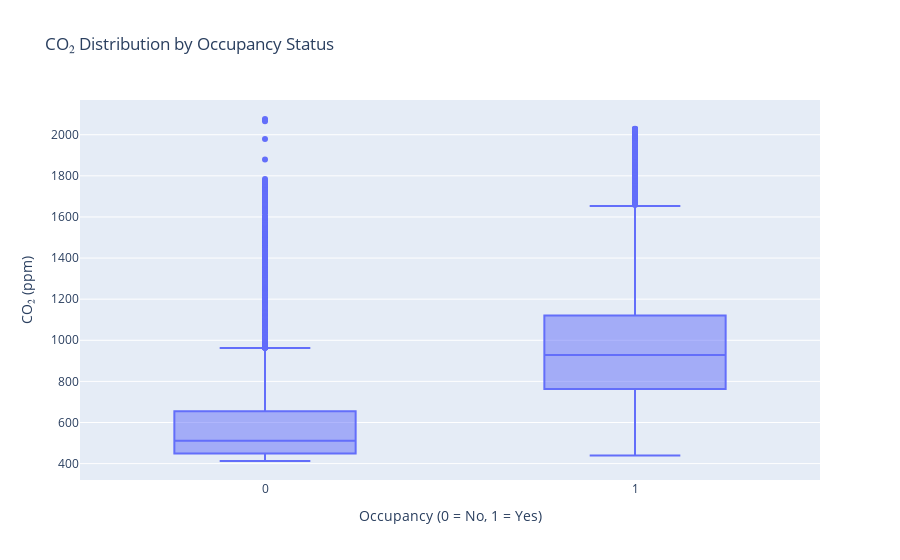

Notebook code cell kept with this figure:
### Markdown cell above
## Occupancy vs CO₂

### Code cell
fig = px.box(
    df,
    x='Occupancy',
    y='CO2',
    title='CO₂ Distribution by Occupancy Status',
    labels={'Occupancy': 'Occupancy (0 = No, 1 = Yes)', 'CO2': 'CO₂ (ppm)'}
)
fig.show()

### Figure 1 — Plotly figure (JSON) as saved in the notebook; plotly's stock layout.template omitted (floating-point values rounded to 4 significant figures; data arrays with more than 128 entries replaced by an {"elided": "..."} marker saying what was removed)
{"data": [{"alignmentgroup": "True", "hovertemplate": "Occupancy (0 = No, 1 = Yes)=%{x}<br>CO₂ (ppm)=%{y}<extra></extra>", "legendgroup": "", "marker": {"color": "#636efa"}, "name": "", "notched": false, "offsetgroup": "", "orientation": "v", "showlegend": false, "type": "box", "x": {"elided": "20560 int values"}, "x0": " ", "xaxis": "x", "y": {"elided": "20560 float values"}, "y0": " ", "yaxis": "y"}], "layout": {"boxmode": "group", "legend": {"tracegroupgap": 0}, "title": {"text": "CO₂ Distribution by Occupancy Status"}, "xaxis": {"anchor": "y", "domain": [0, 1], "title": {"text": "Occupancy (0 = No, 1 = Yes)"}}, "yaxis": {"anchor": "x", "domain": [0, 1], "title": {"text": "CO₂ (ppm)"}}}}
